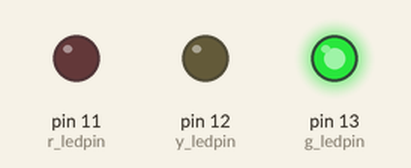
Recording of a sketch running on a simulated Arduino Uno, built with avr-gcc and run on an emulated ATmega328P. Parts: output pins drawn as LEDs (lit = HIGH).

Above: at 0.5 s.
At 1.1 s:
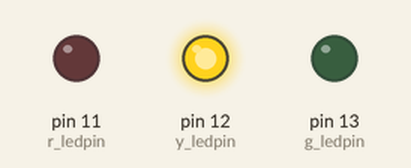
At 3.9 s:
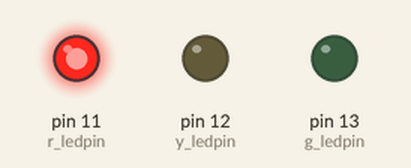
Timing chart, 0 to 5.1 s (numbered marks = the images above):
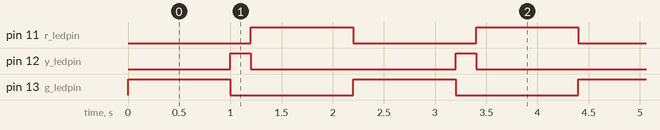

Measured:
- by itself, pin 11 (r_ledpin), pin 13 (g_ledpin): alternates HIGH for 1.0 s and LOW for 1.2 s
- by itself, pin 12 (y_ledpin): alternates HIGH for 0.20 s and LOW for 2.0 s
- by itself, everything shown: repeats every 2.2 s, in 4 steps

The sketch:

sketch.ino
```cpp
#define g_ledpin 13
#define y_ledpin 12
#define r_ledpin 11

void setup() {
    pinMode(g_ledpin, OUTPUT);
    pinMode(y_ledpin, OUTPUT);
    pinMode(r_ledpin, OUTPUT);
}

void loop() {
  digitalWrite(g_ledpin, HIGH);
  delay(1000);
  digitalWrite(g_ledpin, LOW);
  digitalWrite(y_ledpin, HIGH);
  delay(200);
  digitalWrite(y_ledpin, LOW);
  digitalWrite(r_ledpin, HIGH);
  delay(1000);
  digitalWrite(r_ledpin, LOW);
}
```
